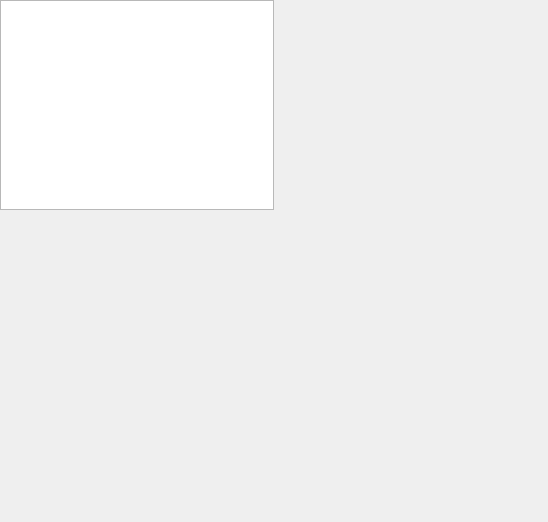
<?xml version="1.0" encoding="UTF-8"?>
<ui version="4.0">
    <class>ProjectFileBrowser</class>
    <widget class="QWidget" name="ProjectFileBrowser">
        <property name="geometry">
            <rect>
                <x>0</x>
                <y>0</y>
                <width>548</width>
                <height>522</height>
            </rect>
        </property>
        <property name="windowTitle">
            <string>Project File Browser</string>
        </property>
        <widget class="QWidget" name="RootWidget" native="true">
            <property name="geometry">
                <rect>
                    <x>0</x>
                    <y>0</y>
                    <width>274</width>
                    <height>210</height>
                </rect>
            </property>
            <property name="sizePolicy">
                <sizepolicy hsizetype="Expanding" vsizetype="Expanding">
                    <horstretch>0</horstretch>
                    <verstretch>0</verstretch>
                </sizepolicy>
            </property>
            <layout class="QGridLayout" name="gridLayout">
                <property name="leftMargin">
                    <number>0</number>
                </property>
                <property name="topMargin">
                    <number>0</number>
                </property>
                <property name="rightMargin">
                    <number>0</number>
                </property>
                <property name="bottomMargin">
                    <number>0</number>
                </property>
                <property name="spacing">
                    <number>0</number>
                </property>
                <item row="0" column="0">
                    <widget class="QTreeView" name="treeView">
                        <property name="sizePolicy">
                            <sizepolicy hsizetype="Expanding" vsizetype="Expanding">
                                <horstretch>0</horstretch>
                                <verstretch>0</verstretch>
                            </sizepolicy>
                        </property>
                    </widget>
                </item>
            </layout>
        </widget>
    </widget>
    <resources />
    <connections />
</ui>
